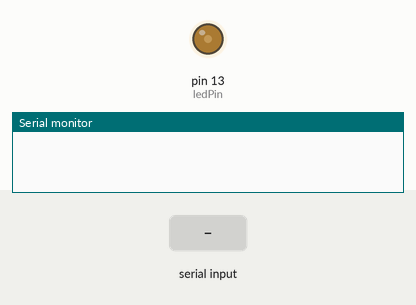
Bench run of a sketch on a simulated Arduino Uno, built with avr-gcc and run on an emulated ATmega328P. On the bench: output pins drawn as LEDs (lit = HIGH), the last lines printed to the serial monitor. The test bench sets the inputs (shaded band).

Above: at 1.2 s.
1.3 s: "90,45\n" received over Serial
At 1.52 s:
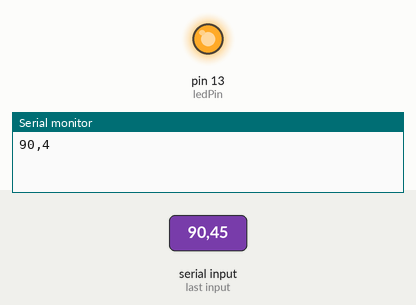
At 1.89 s:
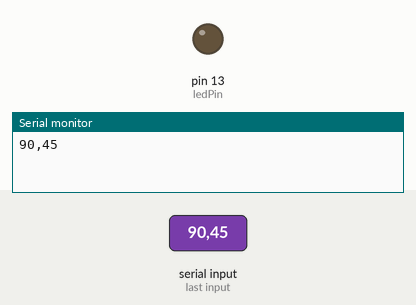
Timing chart, 0 to 10.3 s (numbered marks = the images above; inputs shaded):
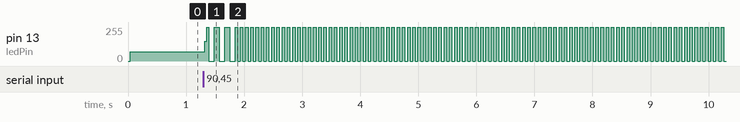

The sketch:

StringToNumber.ino
```cpp
int blinkRate;
char strValue[6];
int index = 0;
const int ledPin = 13;

// blink rate stored in this variable
// must be big enough to hold all the digits and the
// 0 that terminates the string
// the index into the array storing the received digits
void setup () {
  Serial.begin(9600);
  pinMode(ledPin,OUTPUT);
}
void loop() {
  if(Serial.available()) {
    char ch = Serial.read();
    Serial.print(ch);
    if(index < 5 && ch >= '0' && ch <= '9'){
      strValue[index++] = ch; // add the ASCII to the string
    }
    else {
      // here when buffer full or on the first non digit
      strValue[index] = 0;
      // terminate the string with a 0
      blinkRate = atoi(strValue); // use atoi
      index = 0;
    }
  }
  blink();
}

void blink() {
  digitalWrite(ledPin,HIGH);
  delay(blinkRate); // delay depends on blinkrate value
  digitalWrite(ledPin,LOW);
  delay(blinkRate);

}
```
